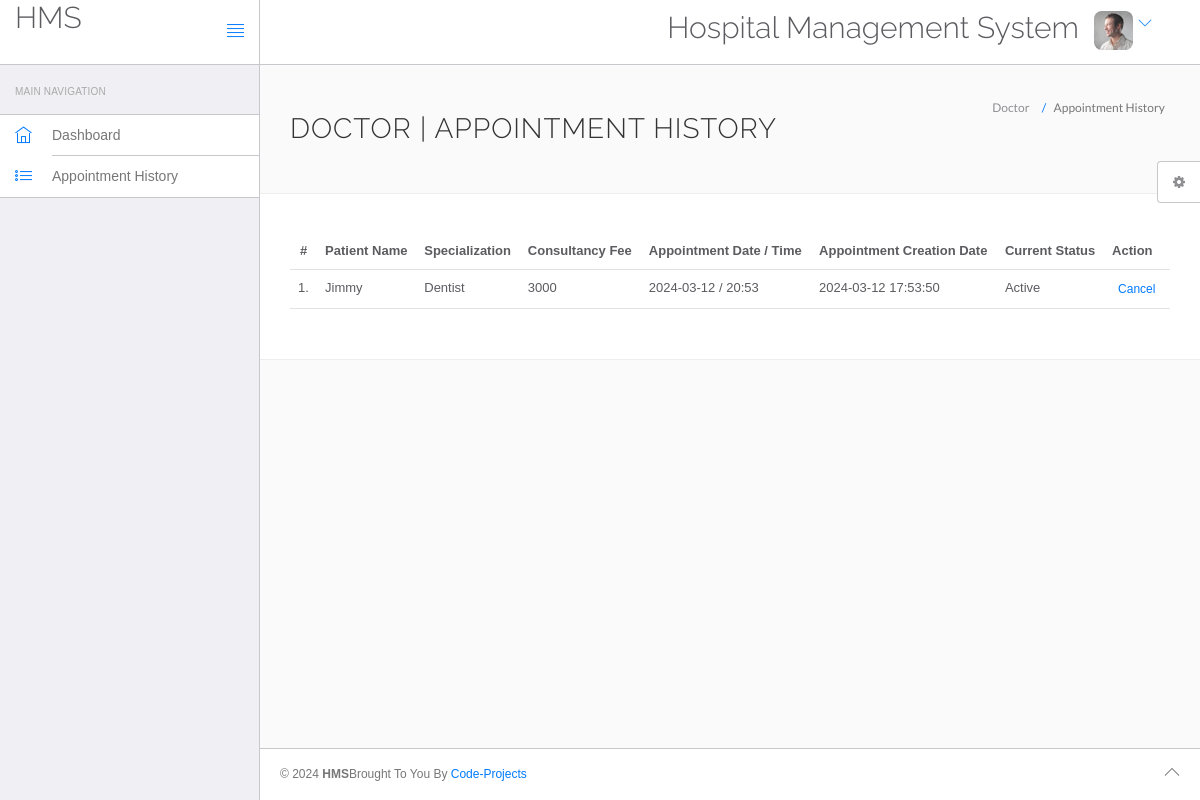
/hms/doctor/appointment-history.php (signed in), run on the app's committed database.
### tables this page shows
CREATE TABLE `appointment` (
  `id` int(11) NOT NULL,
  `doctorSpecialization` varchar(255) NOT NULL,
  `doctorId` int(11) NOT NULL,
  `userId` int(11) NOT NULL,
  `consultancyFees` int(11) NOT NULL,
  `appointmentDate` varchar(255) NOT NULL,
  `appointmentTime` varchar(255) NOT NULL,
  `postingDate` timestamp NOT NULL DEFAULT current_timestamp(),
  `userStatus` int(11) NOT NULL,
  `doctorStatus` int(11) NOT NULL,
  `updationDate` varchar(255) DEFAULT NULL
);

CREATE TABLE `users` (
  `id` int(11) NOT NULL,
  `fullName` varchar(255) NOT NULL,
  `address` longtext NOT NULL,
  `city` varchar(255) NOT NULL,
  `gender` varchar(255) NOT NULL,
  `email` varchar(255) NOT NULL,
  `password` varchar(255) NOT NULL,
  `regDate` timestamp NOT NULL DEFAULT current_timestamp(),
  `updationDate` varchar(255) DEFAULT NULL
);

### hms/doctor/appointment-history.php (the view, shortened to what this page needs)
<?php
include('include/config.php');
?>
<!DOCTYPE html>
<html lang="en">
	<head>
		<link rel="stylesheet" href="vendor/bootstrap/css/bootstrap.min.css">
		<link rel="stylesheet" href="vendor/fontawesome/css/font-awesome.min.css">
		<link rel="stylesheet" href="vendor/themify-icons/themify-icons.min.css">
		<link href="vendor/animate.css/animate.min.css" rel="stylesheet" media="screen">
		<link href="vendor/perfect-scrollbar/perfect-scrollbar.min.css" rel="stylesheet" media="screen">
		<link href="vendor/switchery/switchery.min.css" rel="stylesheet" media="screen">
		<link href="vendor/bootstrap-touchspin/jquery.bootstrap-touchspin.min.css" rel="stylesheet" media="screen">
		<link href="vendor/select2/select2.min.css" rel="stylesheet" media="screen">
		<link href="vendor/bootstrap-datepicker/bootstrap-datepicker3.standalone.min.css" rel="stylesheet" media="screen">
		<link href="vendor/bootstrap-timepicker/bootstrap-timepicker.min.css" rel="stylesheet" media="screen">
		<link rel="stylesheet" href="assets/css/styles.css">
		<link rel="stylesheet" href="assets/css/plugins.css">
		<link rel="stylesheet" href="assets/css/themes/theme-1.css" id="skin_color" />
	</head>
	<body>
		<div id="app">
<?php include('include/sidebar.php');?>
			<div class="app-content">
					<?php include('include/header.php');?>
				<div class="main-content" >
					<div class="wrap-content container" id="container">
						<section id="page-title">
							<div class="row">
								<div class="col-sm-8">
									<h1 class="mainTitle">Doctor  | Appointment History</h1>
																	</div>
								<ol class="breadcrumb">
									<li>
										<span>Doctor </span>
									</li>
									<li class="active">
										<span>Appointment History</span>
									</li>
								</ol>
							</div>
						</section>
						<div class="container-fluid container-fullw bg-white">
									<div class="row">
								<div class="col-md-12">
									<table class="table table-hover" id="sample-table-1">
										<thead>
											<tr>
												<th class="center">#</th>
												<th class="hidden-xs">Patient  Name</th>
												<th>Specialization</th>
												<th>Consultancy Fee</th>
												<th>Appointment Date / Time </th>
												<th>Appointment Creation Date  </th>
												<th>Current Status</th>
												<th>Action</th>
											</tr>
										</thead>
										<tbody>
<?php
$sql=mysqli_query($bd,"select users.fullName as fname,appointment.*  from appointment join users on users.id=appointment.userId where appointment.doctorId='".$_SESSION['id']."'");
$cnt=1;
while($row=mysqli_fetch_array($sql))
{
?>
											<tr>
												<td class="center"><?php echo $cnt;?>.</td>
												<td class="hidden-xs"><?php echo $row['fname'];?></td>
												<td><?php echo $row['doctorSpecialization'];?></td>
												<td><?php echo $row['consultancyFees'];?></td>
												<td><?php echo $row['appointmentDate'];?> / <?php echo
												 $row['appointmentTime'];?>
												</td>
												<td><?php echo $row['postingDate'];?></td>
												<td>
<?php if(($row['userStatus']==1) && ($row['doctorStatus']==1))
{
	echo "Active";
}
												?></td>
												<td >
												<div class="visible-md visible-lg hidden-sm hidden-xs">
							<?php if(($row['userStatus']==1) && ($row['doctorStatus']==1))
{ ?>
	<a href="appointment-history.php?id=<?php echo $row['id']?>&cancel=update" onClick="return confirm('Are you sure you want to cancel this appointment ?')"class="btn btn-transparent btn-xs tooltips" title="Cancel Appointment" tooltip-placement="top" tooltip="Remove">Cancel</a>
	<?php } else {
		echo "Canceled";
		} ?>
												</div>
												</td>
											</tr>
											<?php
$cnt=$cnt+1;
											 }?>
										</tbody>
									</table>
								</div>
							</div>
								</div>
					</div>
				</div>
			</div>
	<?php include('include/footer.php');?>
	<?php include('include/setting.php');?>
		</div>
	</body>
</html>

### hms/doctor/assets/css/themes/theme-1.css (style rules this page uses)
body { background: #FAFAFA; }

### data on the page
appointment: userId.fullName "Jimmy", doctorSpecialization "Dentist", consultancyFees "3000", appointmentDate "2024-03-12", appointmentTime "20:53", postingDate "2024-03-12 17:53:50", userStatus "Active"
